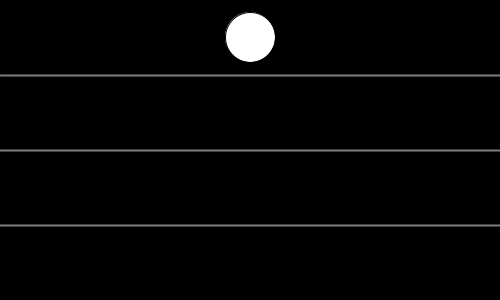
Frame 1 (no input)
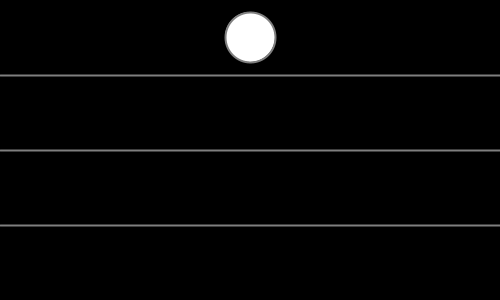
Frame 60 (the mouse pressed at the canvas centre just before this capture)
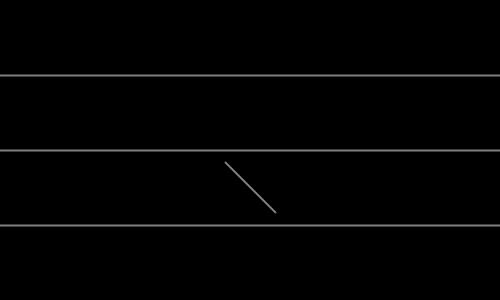
Frame 120 (the mouse held since frame 60 and released just before this capture)

The Processing sketch that drew these frames (run headless with seeded random() and noise(); from frame 60 on, the mouse is pressed at the canvas centre):

// Processing sketch: conditionalPractice
// ── conditionalPractice.pde
void setup() {
  size(500, 300);
  rectMode(CENTER);
}

void draw() {
  background(0);

  // 도형 크기 설정
  float shapeSize = 50;

  // mouseY 위치에 따라 도형 그리기
  if (mouseY < height / 4) {
    // 첫 번째 칸: 원 그리기
    ellipse(width / 2, height / 8, shapeSize, shapeSize);
  } else if (mouseY < height / 2) {
    // 두 번째 칸: 정사각형 그리기
    rectMode(CENTER);
    rect(width / 2, 3 * height / 8, shapeSize, shapeSize);
  } else if (mouseY < 3 * height / 4) {
    // 세 번째 칸: 대각선 그리기
    line(width / 2 - shapeSize / 2, 5 * height / 8 - shapeSize / 2, width / 2 + shapeSize / 2, 5 * height / 8 + shapeSize / 2);
  } else {
    // 네 번째 칸: 가로형 직사각형 그리기
    rect(width / 2, 7 * height / 8, shapeSize * 2, shapeSize / 2);
  }
    
  stroke(127);
  strokeWeight(2);
  line(0, height / 4, width, height / 4);   // 첫 번째 가로선
  line(0, height / 2, width, height / 2);   // 두 번째 가로선
  line(0, 3 * height / 4, width, 3 * height / 4); // 세 번째 가로선
  
}
